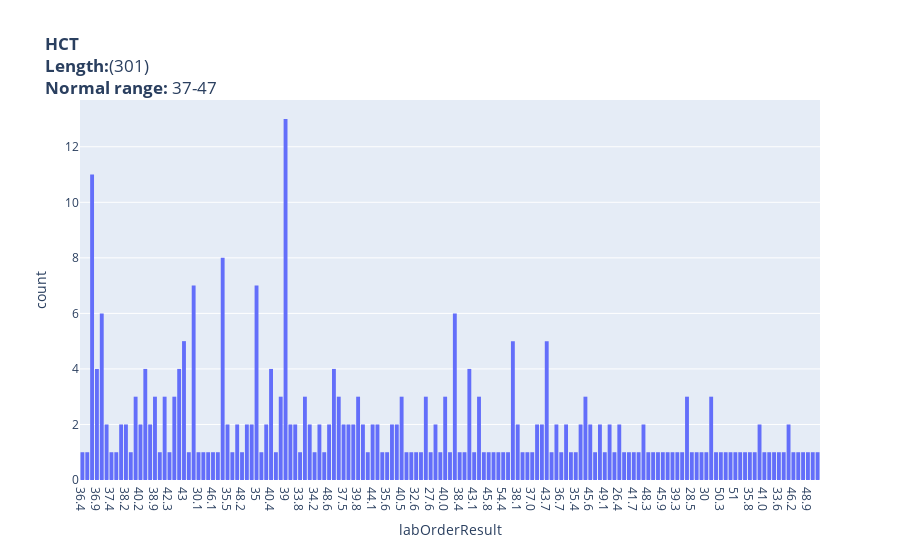

The notebook cell this image was saved under:
### Code cell
lab_name = 'HCT'
df = selected_lab_df.loc[selected_lab_df['labItemsNameRef'] == lab_name]
df_len = df.shape[0]

normal_range = '37-47'
fig1 = px.histogram(data_frame = df,x = "labOrderResult",title=f'<b>{lab_name}</b><br><b>Length:</b>({df_len})<br><b>Normal range:</b> {normal_range}')

fig1.show()

### Figure 1 — Plotly figure (JSON) as saved in the notebook; plotly's stock layout.template omitted (floating-point values rounded to 4 significant figures; data arrays with more than 128 entries replaced by an {"elided": "..."} marker saying what was removed)
{"data": [{"alignmentgroup": "True", "bingroup": "x", "hovertemplate": "labOrderResult=%{x}<br>count=%{y}<extra></extra>", "legendgroup": "", "marker": {"color": "#636efa", "pattern": {"shape": ""}}, "name": "", "offsetgroup": "", "orientation": "v", "showlegend": false, "type": "histogram", "x": {"elided": "301 str values"}, "xaxis": "x", "yaxis": "y"}], "layout": {"autosize": true, "barmode": "relative", "legend": {"tracegroupgap": 0}, "title": {"text": "<b>HCT</b><br><b>Length:</b>(301)<br><b>Normal range:</b> 37-47"}, "xaxis": {"anchor": "y", "autorange": true, "domain": [0, 1], "range": [-0.5, 152.5], "title": {"text": "labOrderResult"}, "type": "category"}, "yaxis": {"anchor": "x", "autorange": true, "domain": [0, 1], "range": [0, 13.68], "title": {"text": "count"}}}}
